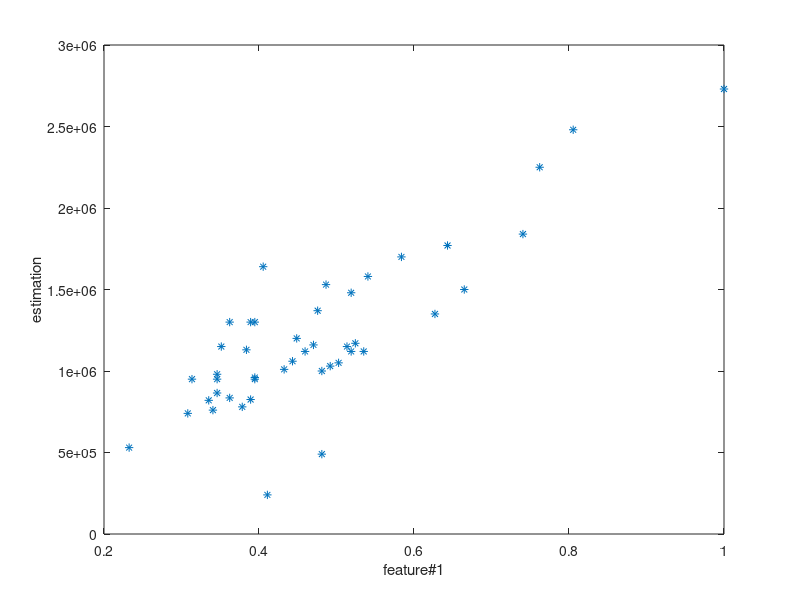
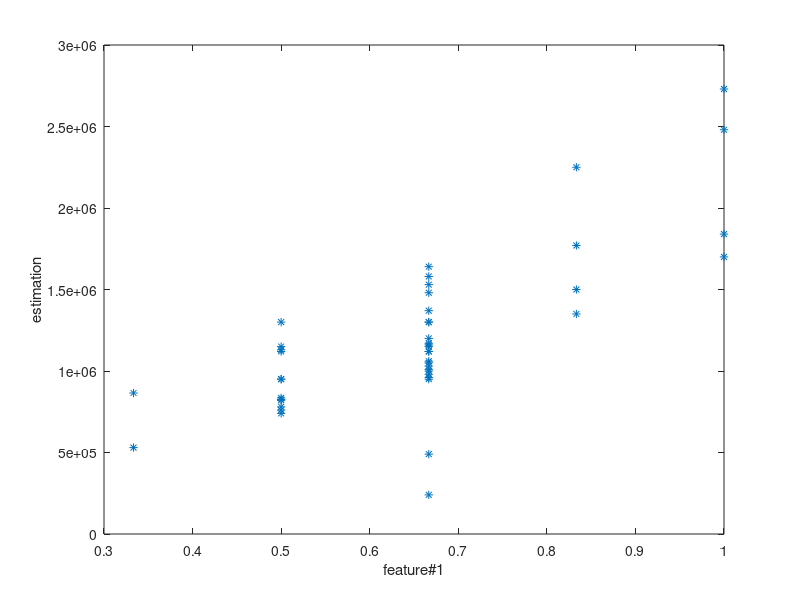
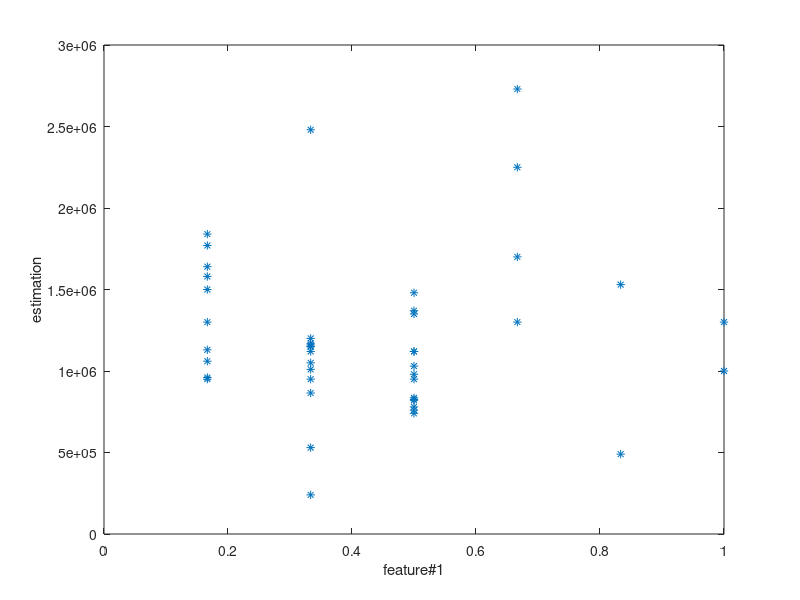
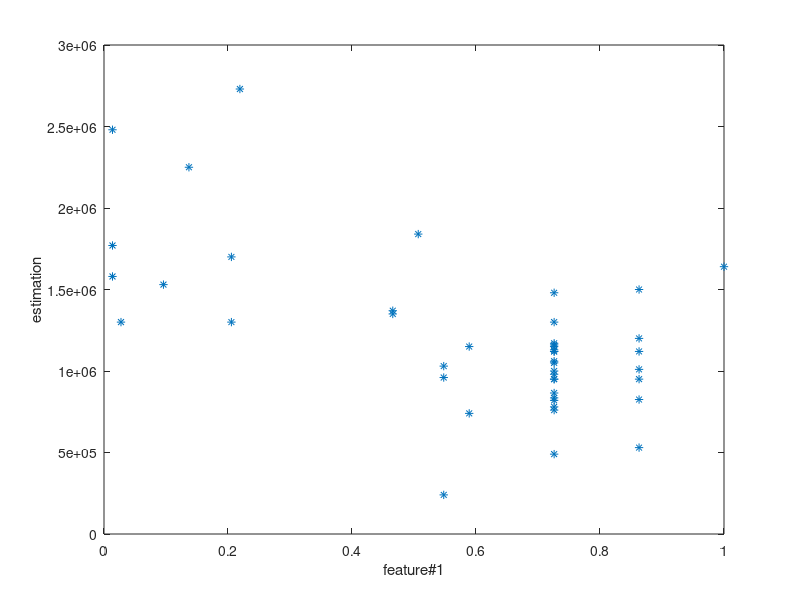

Source code (MATLAB) for these figures, in order:
%  This function creates and plots data around the regression line
%  Training set
%  HW2



% Close all windows
close all;
% Clear all varaibles
clear all;


% Shipua
slope=0.5;
% m - examples
vectorSize=45;
% data span arround the regression line
error=0.3;
% max sizes in table
range = [2700000 185 6 6 73];
table= csvread('data_houses.csv');
%feature numbers
n= 5;

% Vector size = 1 x vectorSize ; rand [0..1]
X0 = linspace (1, 1, vectorSize );
X1 = table(1:45,2)/range(2);
X2= table(1:45,3)/range(3);
X3=table(1:45,4)/range(4);
X4 = table(1:45,5)/range(5);
X1 = X1';
X2 = X2';
X3 = X3';
X4 = X4';
% Y's
X =  [  X0 ; X1; X2 ; X3 ; X4  ]';

Y = table(1:45,1);
Y=Y';

% Linear equation y = mx
%Y = slope*X;

% Plotting
figure(1)
plot(X1,Y,'*')
xlabel('feature#1');
ylabel('estimation');
figure(2)
plot(X2,Y,'*')
xlabel('feature#1');
ylabel('estimation');
figure(3)
plot(X3,Y,'*')
xlabel('feature#1');
ylabel('estimation');
figure(4)
plot(X4,Y,'*')
xlabel('feature#1');
ylabel('estimation');
